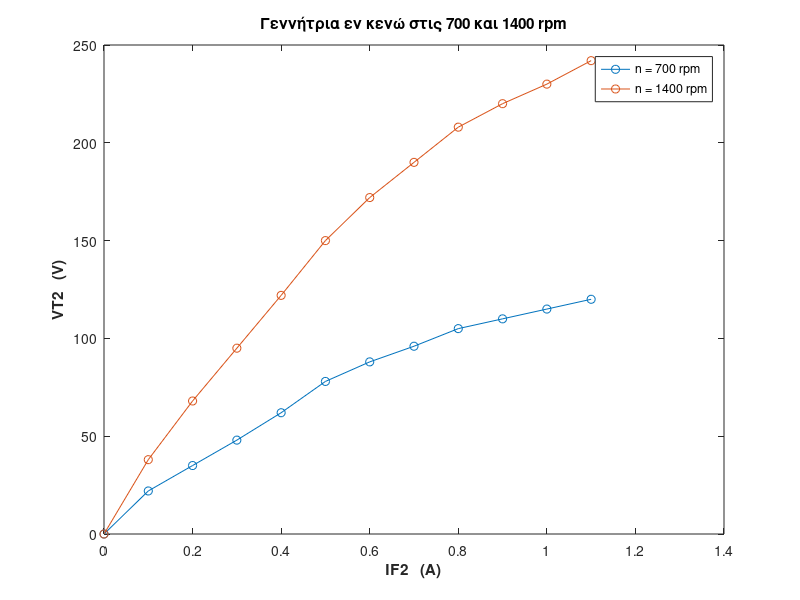
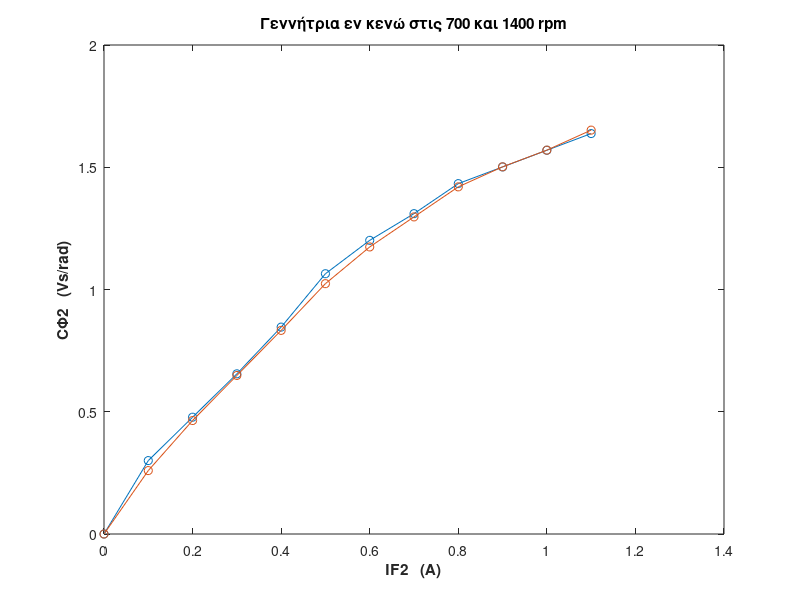

MATLAB code to generate these figures, in order: (Note: this script raises an error after producing the figures.)
%% 4.1.1
% IF1 = 0.76A
% n = 700
clear;
IF2_700 = [0 0.1 0.2 0.3 0.4 0.5 0.6 0.7 0.8 0.9 1.0 1.1];
VT2_700 = [0 22 35 48 62 78 88 96 105 110 115 120];
CF2_700 = VT2_700./73.27 ; 

% n = 1400
IF2_1400 = [0 0.1 0.2 0.3 0.4 0.5 0.6 0.7 0.8 0.9 1.0 1.1];
VT2_1400 = [0 38 68 95 122 150 172 190 208 220 230 242];
CF2_1400 = VT2_1400./146.5 ;

figure(1)
plot(IF2_700, VT2_700, 'Marker','o','DisplayName',"n = 700 rpm");
hold on;
plot(IF2_1400, VT2_1400, 'Marker','o','DisplayName',"n = 1400 rpm");
xlabel("IF2   (A)","FontWeight","bold");
ylabel("VT2   (V)","FontWeight","bold");
title("Γεννήτρια εν κενώ στις 700 και 1400 rpm");
legend;


figure(2)
plot(IF2_700, CF2_700, 'Marker','o','DisplayName',"n = 700 rpm");
hold on;
plot(IF2_1400, CF2_1400, 'Marker','o','DisplayName',"n = 1400 rpm");
xlabel("IF2   (A)","FontWeight","bold");
ylabel("CΦ2   (Vs/rad)","FontWeight","bold");
title("Γεννήτρια εν κενώ στις 700 και 1400 rpm");

% Linear fit with constraint to pass through the origin
f = fittype('a*x', 'independent', 'x', 'coefficients', {'a'});

% Fit for n = 700 rpm
[fitresult1, ~] = fit(IF2_700', CF2_700', f);

% Plot the fit for n = 700 rpm
plot(IF2_700, fitresult1(IF2_700), 'g', 'DisplayName', "fit, n = 700 rpm");

% Fit for n = 1400 rpm
[fitresult2, ~] = fit(IF2_1400', CF2_1400', f);

% Plot the fit for n = 1400 rpm
plot(IF2_1400, fitresult2(IF2_1400), 'm', 'DisplayName', "fit, n = 1400 rpm");

legend;
